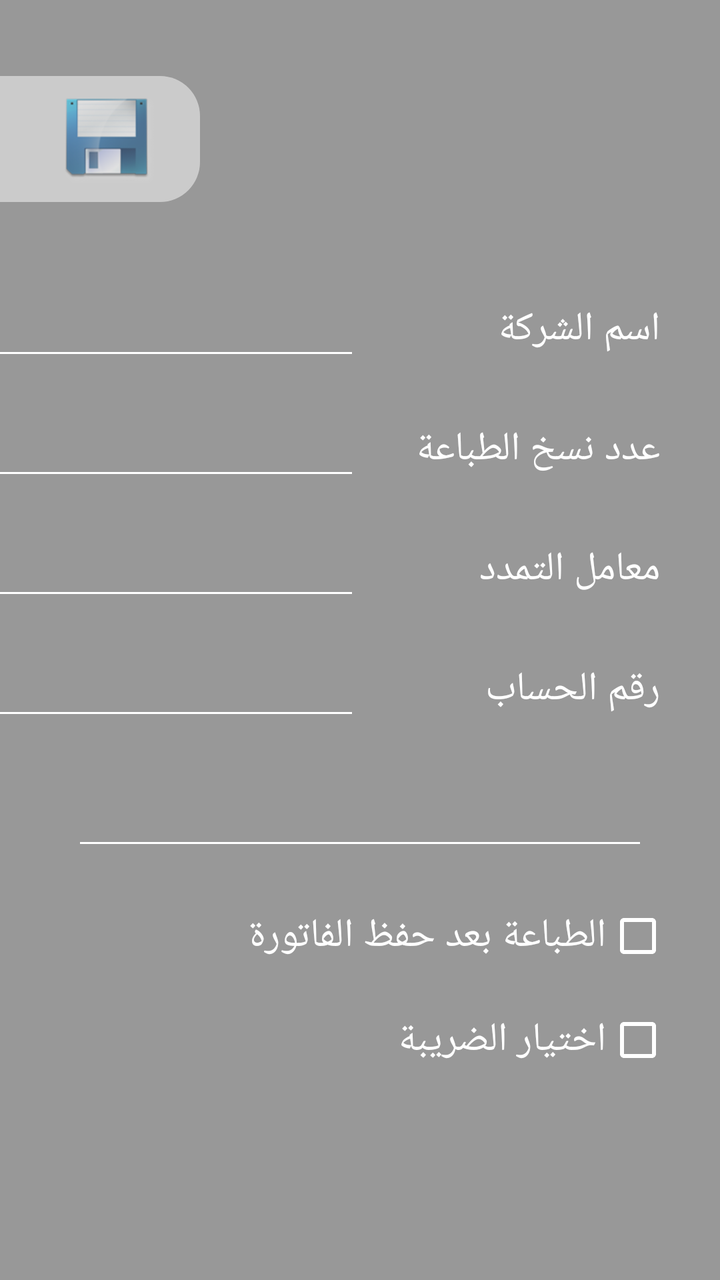
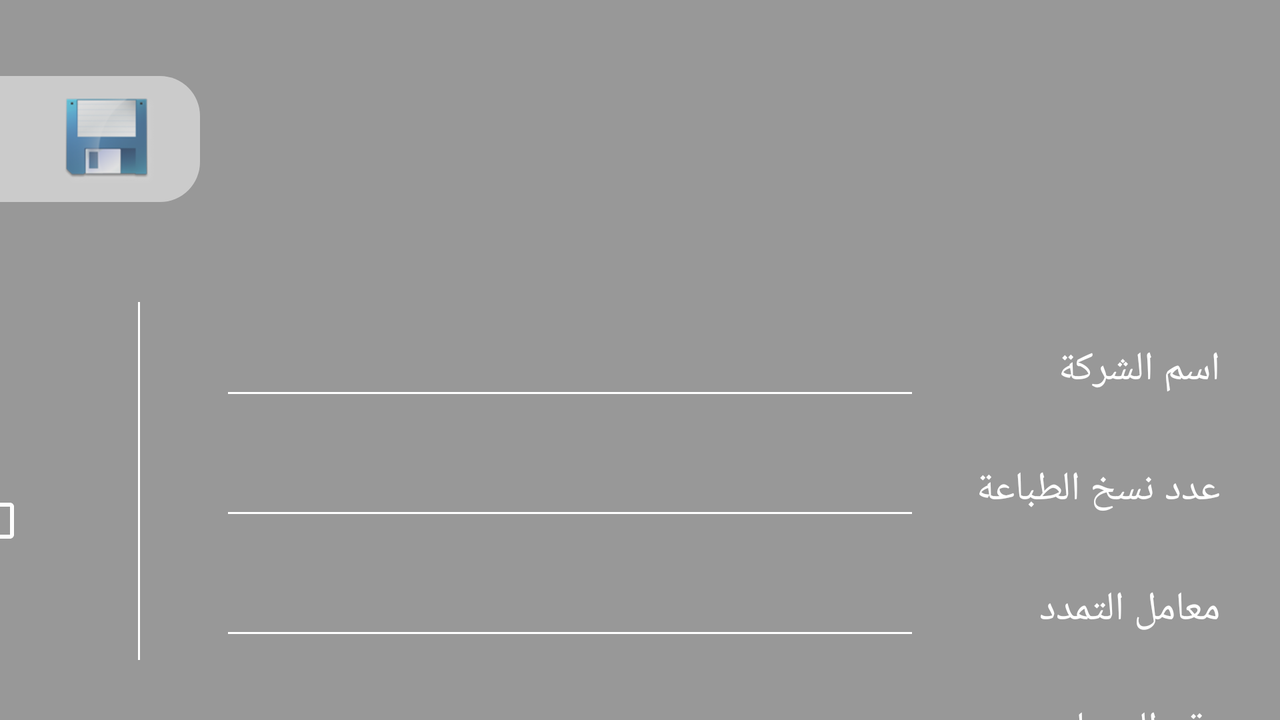

One screen, two layout resources from the same app: the default and the repository's alternative for another configuration. Each is rendered where Android would select it; the XML of both is given below.
<!-- AndroidManifest.xml: application theme AppTheme -->
<!-- res/layout/setting.xml -->
<?xml version="1.0" encoding="utf-8"?>
<LinearLayout xmlns:android="http://schemas.android.com/apk/res/android"
    android:layout_width="match_parent"
    android:layout_height="match_parent"
    xmlns:app="http://schemas.android.com/apk/res-auto"
    android:orientation="vertical"
    android:background="@drawable/z2v"
    android:layoutDirection="rtl">

    <LinearLayout
        android:layout_width="match_parent"
        android:layout_height="match_parent"
        android:background="#680C0C0C"
        android:orientation="vertical">

        <LinearLayout
            android:id="@+id/linear"
            android:layout_width="100dp"
            android:layout_height="wrap_content"
            android:layout_gravity="end"
            android:layout_marginTop="38dp"
            android:background="@drawable/border"
            android:gravity="end"
            android:alpha="0.7"
            android:orientation="horizontal"
            android:paddingHorizontal="20dp">

            <Button
                android:id="@+id/save"
                android:layout_width="60dp"
                android:layout_height="60dp"
                android:layout_marginHorizontal="5dp"
                android:layout_marginTop="3dp"
                android:background="@drawable/sav" />

        </LinearLayout>

        <LinearLayout
            android:layout_width="match_parent"
            android:layout_height="60dp"
            android:layout_marginStart="30dp"
            android:layout_marginTop="40dp"
            android:orientation="horizontal">

            <TextView
                android:layout_width="150dp"
                android:layout_height="wrap_content"
                android:text="اسم الشركة"
                android:textColor="#FFFFFF"
                android:textSize="20sp" />

            <EditText
                android:id="@+id/company"
                android:layout_width="350dp"
                android:layout_height="wrap_content"
                android:textColor="#FFFFFF"
                app:backgroundTint="#FFFFFF"
                android:textSize="20sp" />


        </LinearLayout>

        <LinearLayout
            android:layout_width="match_parent"
            android:layout_height="60dp"
            android:layout_marginStart="30dp"
            android:orientation="horizontal">

            <TextView
                android:layout_width="150dp"
                android:layout_height="wrap_content"
                android:text="عدد نسخ الطباعة"
                android:textColor="#FFFFFF"
                android:textSize="20sp" />

            <EditText
                android:id="@+id/num_of_copy"
                android:layout_width="350dp"
                android:layout_height="wrap_content"
                android:textColor="#FFFFFF"
                android:inputType="number"
                app:backgroundTint="#FFFFFF"
                android:textSize="20sp" />


        </LinearLayout>

        <LinearLayout
            android:layout_width="match_parent"
            android:layout_height="60dp"
            android:layout_marginStart="30dp"
            android:orientation="horizontal">

            <TextView
                android:layout_width="150dp"
                android:layout_height="wrap_content"
                android:text="معامل التمدد"
                android:textColor="#FFFFFF"
                android:textSize="20sp" />

            <EditText
                android:id="@+id/increasing_factory"
                android:layout_width="350dp"
                android:layout_height="wrap_content"
                android:textColor="#FFFFFF"
                android:inputType="numberDecimal"
                app:backgroundTint="#FFFFFF"
                android:textSize="20sp" />


        </LinearLayout>

        <LinearLayout
            android:layout_width="match_parent"
            android:layout_height="60dp"
            android:layout_marginStart="30dp"
            android:layout_marginBottom="10dp"
            android:orientation="horizontal">

            <TextView
                android:layout_width="150dp"
                android:layout_height="wrap_content"
                android:text="رقم الحساب"
                android:textColor="#FFFFFF"
                android:textSize="20sp" />

            <EditText
                android:id="@+id/acc_no"
                android:layout_width="350dp"
                android:layout_height="wrap_content"
                android:textColor="#FFFFFF"
                app:backgroundTint="#FFFFFF"
                android:textSize="20sp" />


        </LinearLayout>

        <EditText
            android:layout_width="match_parent"
            android:layout_height="1dp"
            android:layout_marginHorizontal="40dp"
            android:layout_marginVertical="30dp"
            android:background="#FFFFFF"
            android:textSize="20sp" />

        <CheckBox
            android:layout_width="match_parent"
            android:layout_height="wrap_content"
            android:text="الطباعة بعد حفظ الفاتورة"
            android:layout_marginStart="25dp"
            app:buttonTint="#FFFFFF"
            android:textColor="#FFFFFF"
            android:textSize="20sp" />

        <CheckBox
            android:layout_width="match_parent"
            android:layout_height="wrap_content"
            android:text="اختيار الضريبة"
            android:layout_marginTop="20dp"
            android:layout_marginStart="25dp"
            app:buttonTint="#FFFFFF"
            android:textColor="#FFFFFF"
            android:textSize="20sp" />
    </LinearLayout>

</LinearLayout>
<!-- resources referenced by this layout -->
<resources>
  <!-- drawable border (drawable) -->
  <?xml version="1.0" encoding="utf-8"?>
  <selector xmlns:android="http://schemas.android.com/apk/res/android">
  <item>
      <shape android:shape="rectangle">
          <solid android:color="#C1FAFAFA"/>
          <corners android:bottomRightRadius="20dp"
              android:topRightRadius="20dp" />
      </shape>
  
  </item>
  </selector>
  <!-- drawable sav: png bitmap (drawable, 19508 bytes) -->
  <style name="AppTheme" parent="Theme.AppCompat.Light.NoActionBar">
          
          <item name="colorPrimary">@color/black</item>
          <item name="colorPrimaryDark">@color/black</item>
          <item name="colorAccent">@color/Orange</item>
          <item name="android:textColorSecondary">@color/Orange</item>
      </style>
  <color name="black">#000000</color>
  <color name="Orange">#C27603</color>
</resources>
<!-- res/layout-land/setting.xml (the repository's variant of the layout above) -->
<!-- drawn on the phone turned sideways -->
<?xml version="1.0" encoding="utf-8"?>
<LinearLayout xmlns:android="http://schemas.android.com/apk/res/android"
    xmlns:app="http://schemas.android.com/apk/res-auto"
    android:layout_width="match_parent"
    android:layout_height="match_parent"
    android:background="@drawable/z2"
    android:layoutDirection="rtl"
    android:orientation="vertical">

    <LinearLayout
        android:layout_width="match_parent"
        android:layout_height="match_parent"
        android:background="#680C0C0C"
        android:orientation="vertical">

        <LinearLayout
            android:id="@+id/linear"
            android:layout_width="100dp"
            android:layout_height="wrap_content"
            android:layout_gravity="end"
            android:layout_marginTop="38dp"
            android:alpha="0.7"
            android:background="@drawable/border"
            android:gravity="end"
            android:orientation="horizontal"
            android:paddingHorizontal="20dp">

            <Button
                android:id="@+id/save"
                android:layout_width="60dp"
                android:layout_height="60dp"
                android:layout_marginHorizontal="5dp"
                android:layout_marginTop="3dp"
                android:background="@drawable/sav" />

        </LinearLayout>

        <LinearLayout
            android:layout_width="wrap_content"
            android:layout_height="match_parent"
            android:layout_marginTop="20dp"
            android:orientation="horizontal">

            <LinearLayout
                android:layout_width="wrap_content"
                android:layout_height="wrap_content"
                android:orientation="vertical">

                <LinearLayout
                    android:layout_width="match_parent"
                    android:layout_height="60dp"
                    android:layout_marginStart="30dp"
                    android:layout_marginTop="40dp"
                    android:orientation="horizontal">

                    <TextView
                        android:layout_width="150dp"
                        android:layout_height="wrap_content"
                        android:text="اسم الشركة"
                        android:textColor="#FFFFFF"
                        android:textSize="20sp" />

                    <EditText
                        android:id="@+id/company"
                        android:layout_width="350dp"
                        android:layout_height="wrap_content"
                        android:textColor="#FFFFFF"
                        android:textSize="20sp"
                        app:backgroundTint="#FFFFFF" />


                </LinearLayout>

                <LinearLayout
                    android:layout_width="match_parent"
                    android:layout_height="60dp"
                    android:layout_marginStart="30dp"
                    android:orientation="horizontal">

                    <TextView
                        android:layout_width="150dp"
                        android:layout_height="wrap_content"
                        android:text="عدد نسخ الطباعة"
                        android:textColor="#FFFFFF"
                        android:textSize="20sp" />

                    <EditText
                        android:id="@+id/num_of_copy"
                        android:layout_width="350dp"
                        android:layout_height="wrap_content"
                        android:textColor="#FFFFFF"
                        android:inputType="number"
                        android:textSize="20sp"
                        app:backgroundTint="#FFFFFF" />


                </LinearLayout>

                <LinearLayout
                    android:layout_width="match_parent"
                    android:layout_height="60dp"
                    android:layout_marginStart="30dp"
                    android:orientation="horizontal">

                    <TextView
                        android:layout_width="150dp"
                        android:layout_height="wrap_content"
                        android:text="معامل التمدد"
                        android:textColor="#FFFFFF"
                        android:textSize="20sp" />

                    <EditText
                        android:id="@+id/increasing_factory"
                        android:layout_width="350dp"
                        android:layout_height="wrap_content"
                        android:textColor="#FFFFFF"
                        android:inputType="numberDecimal"
                        android:textSize="20sp"
                        app:backgroundTint="#FFFFFF" />


                </LinearLayout>

                <LinearLayout
                    android:layout_width="match_parent"
                    android:layout_height="60dp"
                    android:layout_marginStart="30dp"
                    android:layout_marginBottom="10dp"
                    android:orientation="horizontal">

                    <TextView
                        android:layout_width="150dp"
                        android:layout_height="wrap_content"
                        android:text="رقم الحساب"
                        android:textColor="#FFFFFF"
                        android:textSize="20sp" />

                    <EditText
                        android:id="@+id/acc_no"
                        android:layout_width="350dp"
                        android:layout_height="wrap_content"
                        android:textColor="#FFFFFF"
                        android:textSize="20sp"
                        app:backgroundTint="#FFFFFF" />


                </LinearLayout>

            </LinearLayout>

            <EditText
                android:layout_width="1dp"
                android:layout_height="match_parent"
                android:layout_marginHorizontal="40dp"
                android:layout_marginVertical="30dp"
                android:background="#FFFFFF"
                android:textSize="20sp" />


            <LinearLayout
                android:layout_width="wrap_content"
                android:layout_height="wrap_content"
                android:orientation="vertical">

                <CheckBox
                    android:layout_width="match_parent"
                    android:layout_height="wrap_content"
                    android:layout_marginStart="15dp"
                    android:text="الطباعة بعد حفظ الفاتورة"
                    android:textColor="#FFFFFF"
                    android:layout_marginTop="40dp"
                    android:textSize="20sp"
                    app:buttonTint="#FFFFFF" />

                <CheckBox
                    android:layout_width="match_parent"
                    android:layout_height="wrap_content"
                    android:layout_marginStart="15dp"
                    android:layout_marginTop="20dp"
                    android:text="اختيار الضريبة"
                    android:textColor="#FFFFFF"
                    android:textSize="20sp"
                    app:buttonTint="#FFFFFF" />

            </LinearLayout>

        </LinearLayout>



    </LinearLayout>

</LinearLayout>
